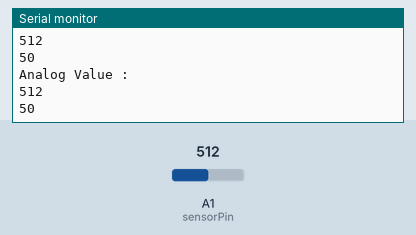
The sketch below on a simulated Arduino Uno, built with avr-gcc and run on an emulated ATmega328P. On the bench: the last lines printed to the serial monitor. The inputs (shaded band) are chosen by the test bench; at power-on: A1 (sensorPin) = 512.

Above: at 3.8 s.
3.9 s: A1 (sensorPin) set to 716
At 6.7 s:
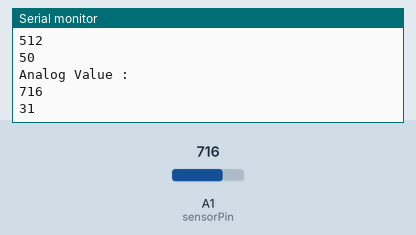
7.8 s: A1 (sensorPin) set to 900
At 10.2 s:
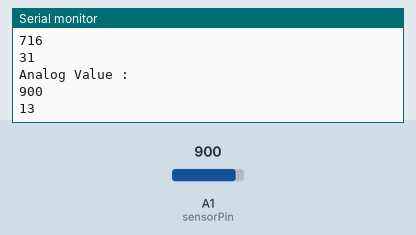
Timing chart, 0 to 11.7 s (numbered marks = the images above; inputs shaded):
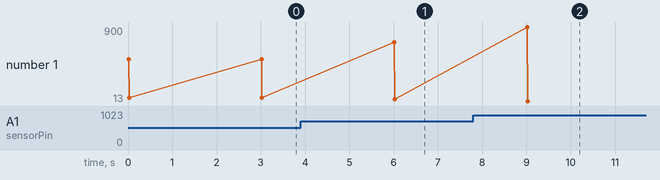

The sketch:

moisture_sensor.ino
```cpp
int sensorPin = A1;
int sensorValue;
int moistpercentage;
void setup() {
 Serial.begin(9600);
 pinMode(sensorPin, INPUT);
}

void loop() {

 sensorValue = analogRead(sensorPin);
 Serial.println("Analog Value : ");
 Serial.println(sensorValue);
 moistpercentage = map(sensorValue,0,1023,100,0);
 Serial.println(moistpercentage);
 delay(3000);
}
```

Measured:
- after the input at 3.9 s, the serial monitor: prints a new line after 2.1 s (image 1)
- after the input at 7.8 s, the serial monitor: prints a new line after 1.2 s (image 2)
- plotted number 1: 50 → 31 after the input at 3.9 s, 31 → 13 after the input at 7.8 s
